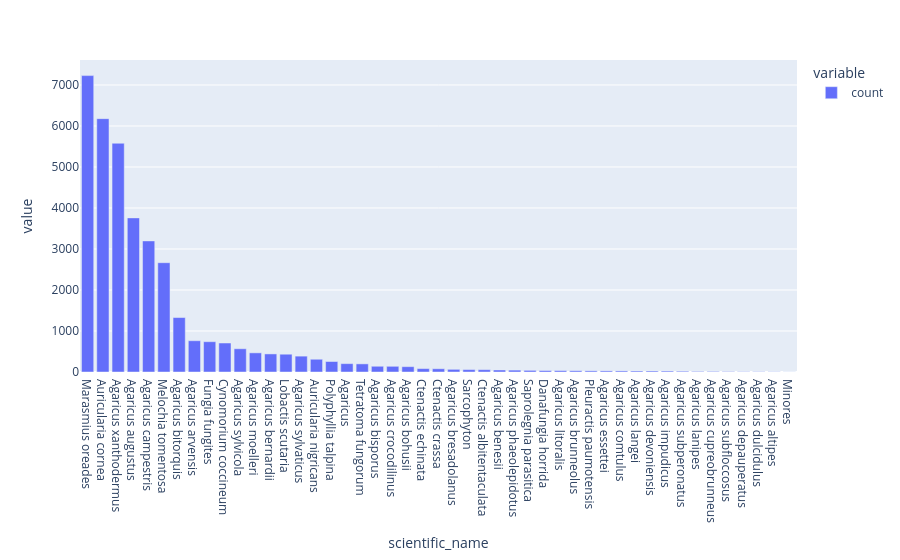

Notebook cell for this chart:
### Code cell
fig = px.bar(
    df["scientific_name"].value_counts()
)

fig.show()

print(df["scientific_name"].value_counts())

### Figure 1 — Plotly figure (JSON) as saved in the notebook; plotly's stock layout.template omitted (floating-point values rounded to 4 significant figures)
{"data": [{"alignmentgroup": "True", "hovertemplate": "variable=count<br>scientific_name=%{x}<br>value=%{y}<extra></extra>", "legendgroup": "count", "marker": {"color": "#636efa", "pattern": {"shape": ""}}, "name": "count", "offsetgroup": "count", "orientation": "v", "showlegend": true, "textposition": "auto", "type": "bar", "x": ["Marasmius oreades", "Auricularia cornea", "Agaricus xanthodermus", "Agaricus augustus", "Agaricus campestris", "Melochia tomentosa", "Agaricus bitorquis", "Agaricus arvensis", "Fungia fungites", "Cynomorium coccineum", "Agaricus sylvicola", "Agaricus moelleri", "Agaricus bernardii", "Lobactis scutaria", "Agaricus sylvaticus", "Auricularia nigricans", "Polyphyllia talpina", "Agaricus", "Tetratoma fungorum", "Agaricus bisporus", "Agaricus crocodilinus", "Agaricus bohusii", "Ctenactis echinata", "Ctenactis crassa", "Agaricus bresadolanus", "Sarcophyton", "Ctenactis albitentaculata", "Agaricus benesii", "Agaricus phaeolepidotus", "Saprolegnia parasitica", "Danafungia horrida", "Agaricus litoralis", "Agaricus brunneolus", "Pleuractis paumotensis", "Agaricus essettei", "Agaricus comtulus", "Agaricus langei", "Agaricus devoniensis", "Agaricus impudicus", "Agaricus subperonatus", "Agaricus lanipes", "Agaricus cupreobrunneus", "Agaricus subfloccosus", "Agaricus depauperatus", "Agaricus dulcidulus", "Agaricus altipes", "Minores"], "xaxis": "x", "y": [7229, 6179, 5579, 3759, 3197, 2666, 1328, 763, 739, 707, 567, 467, 441, 434, 387, 311, 256, 204, 198, 140, 139, 130, 83, 79, 65, 59, 57, 49, 46, 40, 35, 34, 31, 28, 27, 26, 24, 24, 23, 19, 14, 14, 10, 7, 7, 5, 2], "yaxis": "y"}], "layout": {"barmode": "relative", "legend": {"title": {"text": "variable"}, "tracegroupgap": 0}, "margin": {"t": 60}, "xaxis": {"anchor": "y", "domain": [0, 1], "title": {"text": "scientific_name"}}, "yaxis": {"anchor": "x", "domain": [0, 1], "title": {"text": "value"}}}}
